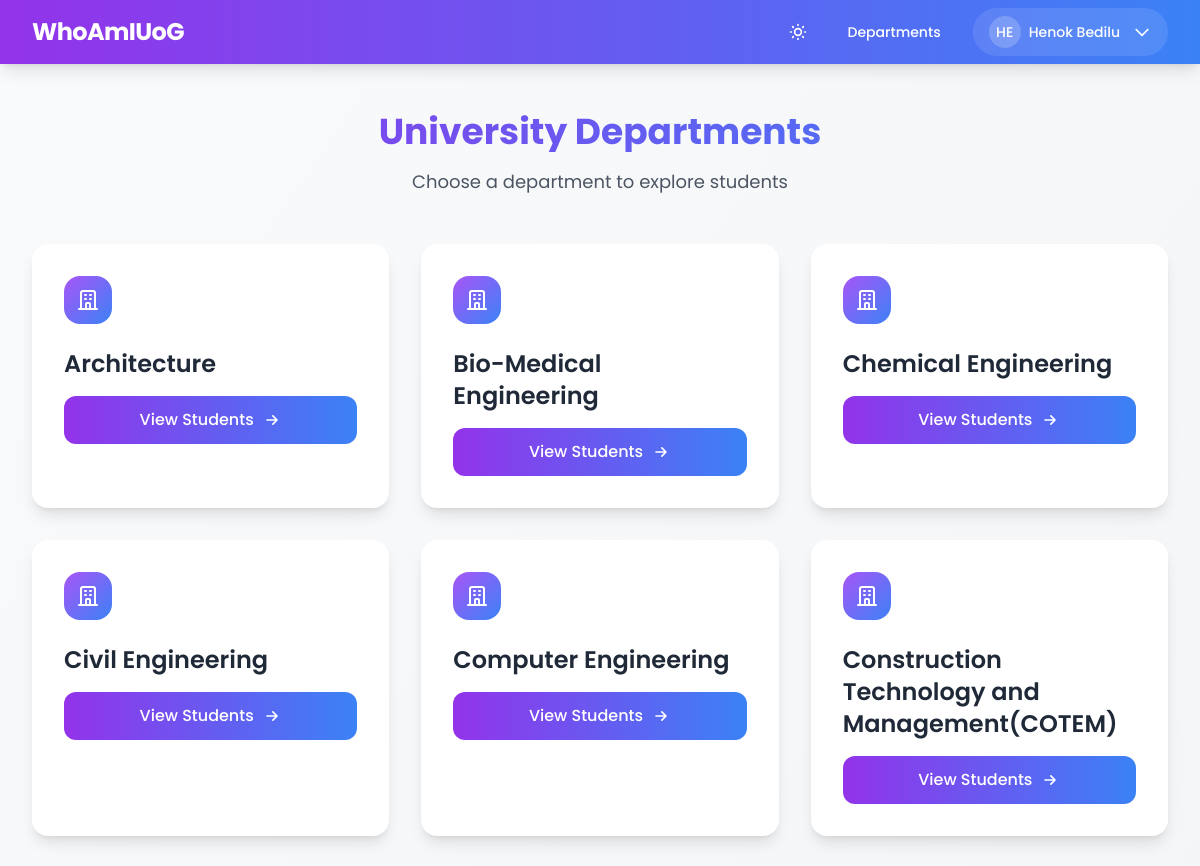
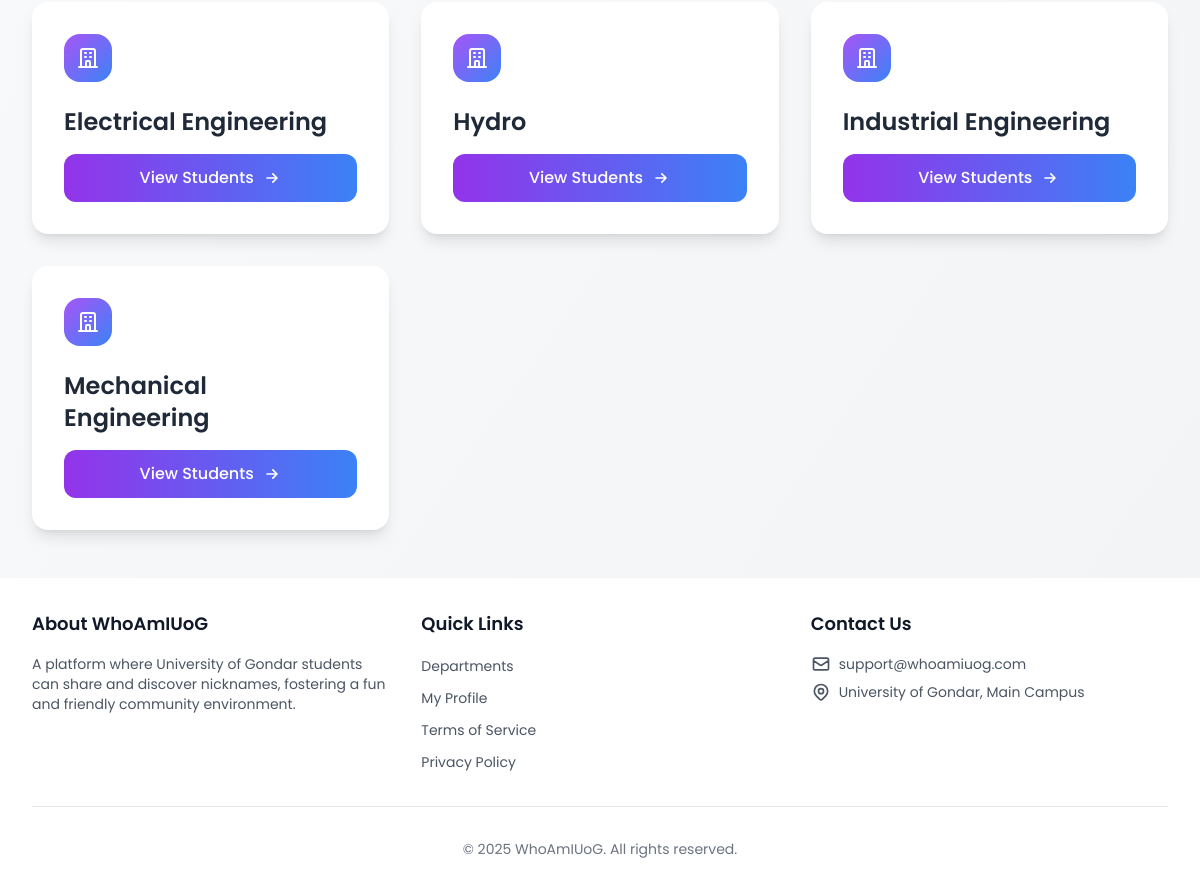
/departments/ (signed in), run on the app's committed database (2 pictures, top to bottom).
### accounts/models.py (models this page shows, shortened)
class Profile(models.Model):
    user = models.OneToOneField(
        User,
        on_delete=models.CASCADE,
        related_name='profile'
    )
    full_name = models.CharField(max_length=255)
    department = models.ForeignKey(
        Department,
        on_delete=models.CASCADE,
        related_name='profiles'
    )
    created_at = models.DateTimeField(auto_now_add=True)
    updated_at = models.DateTimeField(auto_now=True)
    registration_complete = models.BooleanField(default=False)
    class Meta:
        constraints = [
            models.UniqueConstraint(
                fields=['user'],
                name='unique_user_profile'
            )
        ]

class Department(models.Model):
    name = models.CharField(max_length=100, unique=True)
    class Meta:
        ordering = ['name']

### nicknames/views.py (the view)
# urls.py: path('departments/', views.department_list, name='department_list'),
@login_required
def department_list(request):
    if not request.user.is_authenticated:
        return redirect('home')
    departments = Department.objects.all().order_by('name')
    return render(request, 'nicknames/department_list.html', {'departments': departments})

### templates/nicknames/department_list.html (shortened to what this page needs)
{% extends 'base.html' %}
{% block content %}
<div class="text-center mb-12">
    <h1 class="text-4xl font-bold bg-gradient-to-r from-purple-600 to-blue-500 text-transparent bg-clip-text">University Departments</h1>
    <p class="mt-4 text-gray-600 text-lg">Choose a department to explore students</p>
</div>
<div class="grid grid-cols-1 md:grid-cols-2 lg:grid-cols-3 gap-8">
    {% for department in departments %}
    <div class="bg-white rounded-2xl shadow-lg hover:shadow-xl transform hover:-translate-y-1 transition-all duration-200">
        <div class="p-8">
            <div class="h-12 w-12 bg-gradient-to-br from-purple-500 to-blue-500 rounded-2xl flex items-center justify-center mb-6">
                <svg class="h-6 w-6 text-white" fill="none" stroke="currentColor" viewBox="0 0 24 24">
                    <path stroke-linecap="round" stroke-linejoin="round" stroke-width="2" d="M19 21V5a2 2 0 00-2-2H7a2 2 0 00-2 2v16m14 0h2m-2 0h-5m-9 0H3m2 0h5M9 7h1m-1 4h1m4-4h1m-1 4h1m-5 10v-5a1 1 0 011-1h2a1 1 0 011 1v5m-4 0h4"/>
                </svg>
            </div>
            <h3 class="text-2xl font-semibold text-gray-800 mb-4">{{ department.name }}</h3>
            <a href="{% url 'nicknames:student_list' department.id %}"
               class="inline-flex items-center justify-center w-full px-6 py-3 text-base font-medium text-white bg-gradient-to-r from-purple-600 to-blue-500 rounded-xl hover:from-purple-700 hover:to-blue-600 focus:outline-none focus:ring-2 focus:ring-offset-2 focus:ring-purple-500 transform transition-all duration-200">
                View Students
                <svg class="ml-2 h-5 w-5" fill="none" stroke="currentColor" viewBox="0 0 24 24">
                    <path stroke-linecap="round" stroke-linejoin="round" stroke-width="2" d="M13 7l5 5m0 0l-5 5m5-5H6"/>
                </svg>
            </a>
        </div>
    </div>
    {% endfor %}
</div>
{% endblock %}

### templates/base.html (shortened to what this page needs)
<!DOCTYPE html>
<html lang="en" class="h-full" x-data="{ darkMode: localStorage.getItem('darkMode') === 'true' }"
      x-bind:class="{ 'dark': darkMode }">
<head>
    <script src="https://cdn.tailwindcss.com"></script>
</head>
<body class="h-full bg-gradient-to-br from-gray-50 to-gray-100 dark:from-gray-900 dark:to-gray-800 transition-colors duration-200 flex flex-col min-h-screen">
    <nav class="bg-gradient-to-r from-purple-600 to-blue-500 dark:from-purple-800 dark:to-blue-700 shadow-lg" x-data="{ mobileMenu: false }">
        <div class="max-w-7xl mx-auto px-4 sm:px-6 lg:px-8">
            <div class="flex justify-between h-16">
                <div class="flex items-center">
                    <a href="{% url 'nicknames:home' %}" class="flex items-center flex-shrink-0">
                        <span class="text-white text-xl md:text-2xl font-bold tracking-tight">WhoAmIUoG</span>
                    </a>
                </div>
                <div class="flex items-center space-x-2 md:space-x-4">
                    {% if user.is_authenticated %}
                        <button @click="darkMode = !darkMode; localStorage.setItem('darkMode', darkMode)"
                                class="p-2 text-white hover:bg-white/10 rounded-full">
                        </button>
                        <div class="hidden md:flex items-center space-x-4">
                            <a href="{% url 'nicknames:department_list' %}"
                               class="text-white hover:bg-white/10 px-4 py-2 rounded-full text-sm font-medium transition duration-150 ease-in-out">
                                Departments
                            </a>
                            <div class="relative" x-data="{ open: false }">
                                <button @click="open = !open"
                                        class="flex items-center space-x-3 bg-white/10 hover:bg-white/20 px-4 py-2 rounded-full text-white transition duration-150 ease-in-out">
                                    <div class="flex items-center space-x-2">
                                        <div class="w-8 h-8 bg-white/20 rounded-full flex items-center justify-center">
                                            <span class="text-white text-sm font-medium">
                                                {{ user.profile.full_name|slice:":2"|upper }}
                                            </span>
                                        </div>
                                        <span class="text-sm font-medium hidden sm:block">
                                            {{ user.profile.full_name }}
                                        </span>
                                    </div>
                                    <svg class="h-5 w-5 text-white" fill="none" stroke="currentColor" viewBox="0 0 24 24">
                                        <path stroke-linecap="round" stroke-linejoin="round" stroke-width="2" d="M19 9l-7 7-7-7"/>
                                    </svg>
                                </button>
                            </div>
                        </div>
                    {% endif %}
                </div>
            </div>
        </div>
    </nav>
    <main class="flex-grow max-w-7xl mx-auto px-4 sm:px-6 lg:px-8 py-6 md:py-12">
        {% block content %}
        {% endblock %}
    </main>
    <footer class="bg-white dark:bg-gray-800 shadow-lg mt-auto">
        <div class="max-w-7xl mx-auto px-4 sm:px-6 lg:px-8 py-8">
            <div class="grid grid-cols-1 md:grid-cols-3 gap-8">
                <div>
                    <h3 class="text-lg font-semibold text-gray-900 dark:text-white mb-4">About WhoAmIUoG</h3>
                    <p class="text-gray-600 dark:text-gray-300 text-sm">
                        A platform where University of Gondar students can share and discover nicknames, fostering a fun and friendly community environment.
                    </p>
                </div>
                <div>
                    <h3 class="text-lg font-semibold text-gray-900 dark:text-white mb-4">Quick Links</h3>
                    <ul class="space-y-2">
                        <li>
                            <a href="{% url 'nicknames:department_list' %}"
                               class="text-gray-600 dark:text-gray-300 hover:text-purple-600 dark:hover:text-purple-400 text-sm">
                                Departments
                            </a>
                        </li>
                        {% if user.is_authenticated %}
                        <li>
                            <a href="{% url 'nicknames:student_detail' user.id %}"
                               class="text-gray-600 dark:text-gray-300 hover:text-purple-600 dark:hover:text-purple-400 text-sm">
                                My Profile
                            </a>
                        </li>
                        {% endif %}
                        <li>
                            <a href="{% url 'nicknames:terms' %}"
                               class="text-gray-600 dark:text-gray-300 hover:text-purple-600 dark:hover:text-purple-400 text-sm">
                                Terms of Service
                            </a>
                        </li>
                        <li>
                            <a href="#"
                               class="text-gray-600 dark:text-gray-300 hover:text-purple-600 dark:hover:text-purple-400 text-sm">
                                Privacy Policy
                            </a>
                        </li>
                    </ul>
                </div>
                <div>
                    <h3 class="text-lg font-semibold text-gray-900 dark:text-white mb-4">Contact Us</h3>
                    <div class="space-y-2">
                        <p class="text-gray-600 dark:text-gray-300 text-sm flex items-center">
                            <svg class="h-5 w-5 mr-2" fill="none" stroke="currentColor" viewBox="0 0 24 24">
                                <path stroke-linecap="round" stroke-linejoin="round" stroke-width="2"
                                      d="M3 8l7.89 5.26a2 2 0 002.22 0L21 8M5 19h14a2 2 0 002-2V7a2 2 0 00-2-2H5a2 2 0 00-2 2v10a2 2 0 002 2z"/>
                            </svg>
                            support@whoamiuog.com
                        </p>
                        <p class="text-gray-600 dark:text-gray-300 text-sm flex items-center">
                            University of Gondar, Main Campus
                        </p>
                    </div>
                </div>
            </div>
            <div class="mt-8 pt-8 border-t border-gray-200 dark:border-gray-700">
                <p class="text-center text-gray-500 dark:text-gray-400 text-sm">
                    © {% now "Y" %} WhoAmIUoG. All rights reserved.
                </p>
            </div>
        </div>
    </footer>
</body>
</html>

### templates/base.html (style rules this page uses)
body { font-family: 'Poppins', sans-serif; }

### data on the page
Department: name "Architecture"
Department: name "Bio-Medical Engineering"
Department: name "Chemical Engineering"
Department: name "Civil Engineering"
Department: name "Computer Engineering"
Department: name "Construction Technology and Management(COTEM)"
Department: name "Electrical Engineering"
Department: name "Hydro"
Department: name "Industrial Engineering"
Department: name "Mechanical Engineering"

### other printed values
{{ user.profile.full_name|slice:":2"|upper }} "HE"
{{ user.profile.full_name }} "Henok Bedilu"
